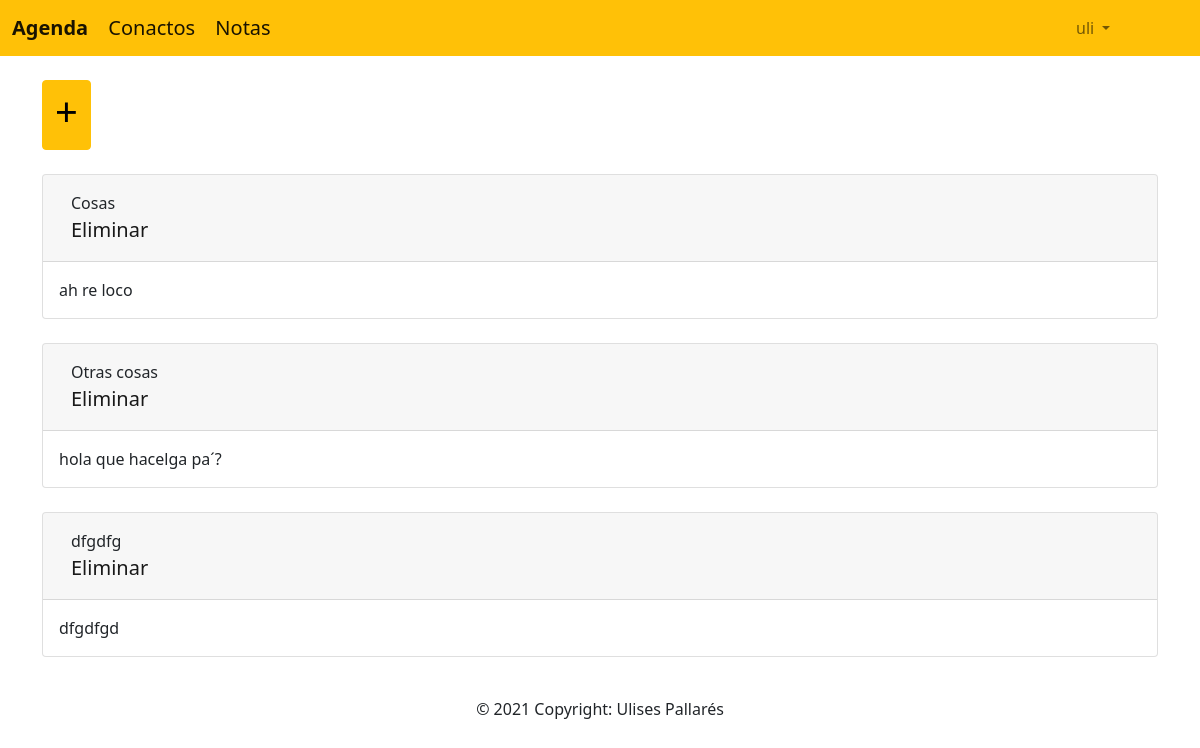
/lista_notas (signed in), run on an earlier commit of the app's database.
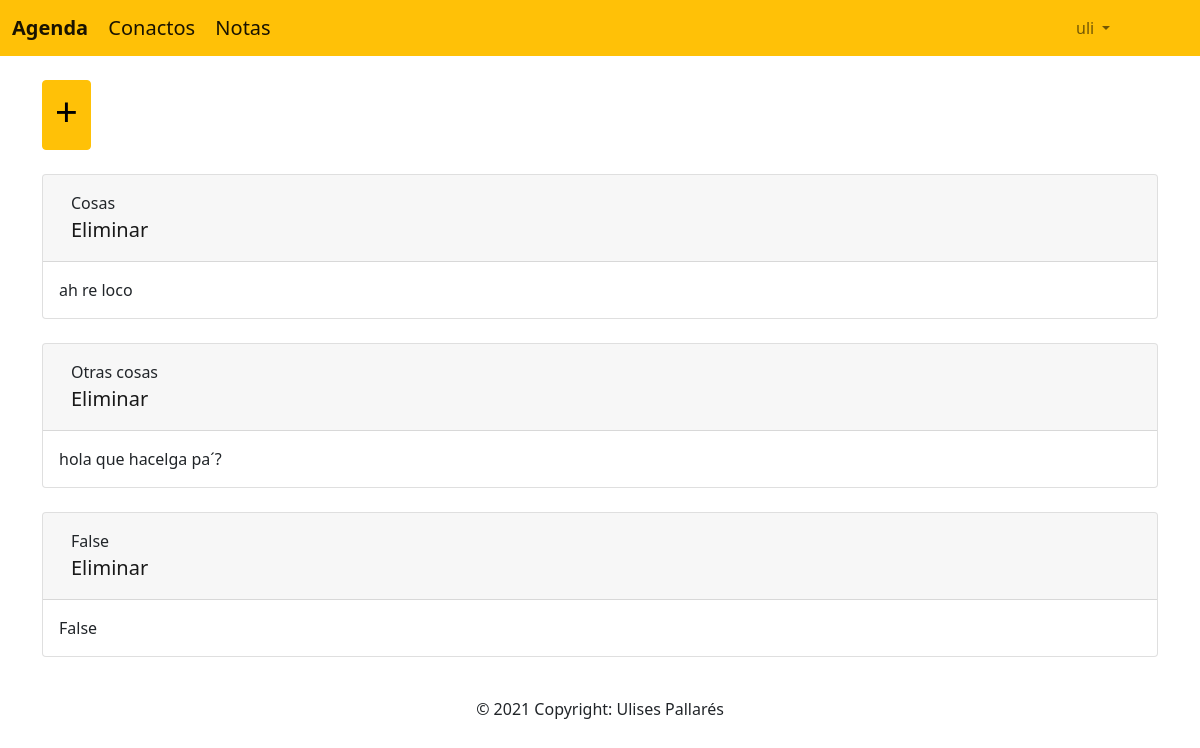
And on a later commit of the database.
### Notitas/models.py (models this page shows, shortened)
class notitas(models.Model):
    titulo = models.CharField(max_length=100)
    contenido = models.TextField()
    propietario = models.ForeignKey(User, on_delete=models.CASCADE)

### Notitas/views.py (the view)
# urls.py: path('lista_notas',NotasListView.as_view(),name='lista_notas'),
@method_decorator(login_required, name='dispatch')
class NotasListView(ListView):
    model = notitas
    template_name = 'crud_notitas.html'
    context_object_name = 'notatias'
    def get_queryset(self):
        return notitas.objects.filter(propietario_id = self.request.user.id)

### Notitas/templates/crud_notitas.html (shortened to what this page needs)
{% extends "base.html" %}
{% block content %}
<br>
<a  href="crear_nota/" class="btn btn-warning" data-toggle="modal" data-target="#exampleModal" data-whatever="@mdo"><h1>+</h1></a>
<br>
<br>
{% for nota in notatias %}
<div class="card">
    <div class="card-header">
        <nav class="navbar navbar-expand-lg navbar-light">
            <div class="container-fluid ">
              <div class="class content">
                {{ nota.titulo }}
                <div class="left" >
                <a class="navbar-brand" href="nota_delete/{{ nota.id }}">Eliminar</a>
                </div>
              </div>
            </div>
        </nav>
    </div>
    <div class="card-body">
      <p class="card-text">{{nota.contenido}}</p>
    </div>
</div>
<br>
{% endfor %}
</div>
{% endblock %}

What changed in the data, as far as the page shows it:
removed notitas: titulo "dfgdfg", contenido "dfgdfgd"
added notitas: titulo "False", contenido "False"
